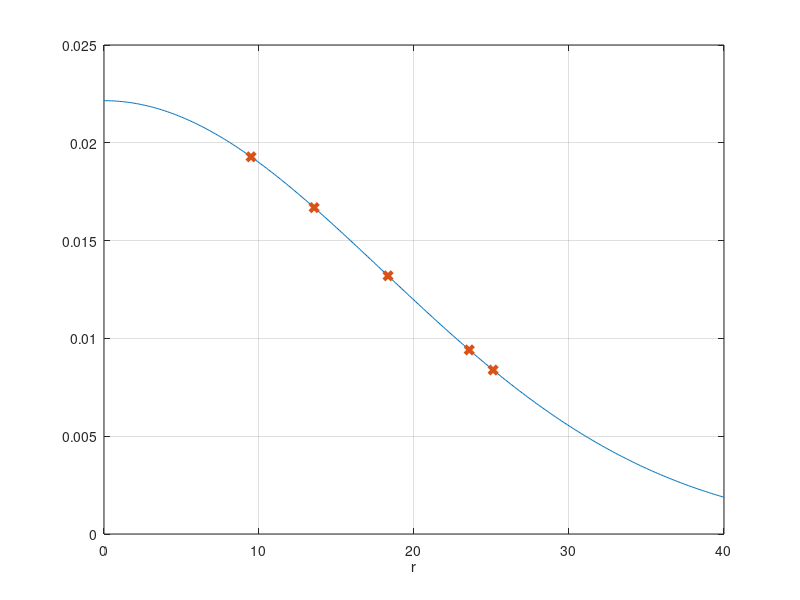

Write MATLAB code to recreate this figure.
r = [9.4869; 13.5565; 18.3257; 23.5658; 25.1056];
sigma = mean(r);

x = [0:.1:40];
norm = normpdf(x, 0, sigma);
norm_r = normpdf(r, 0, sigma);
figure(1); clf;
plot(x, norm);
hold on;
plot(r, norm_r, 'x', 'LineWidth', 3, 'MarkerSize', 6);
grid on;
xlabel('r');
%xlim([0 30]);